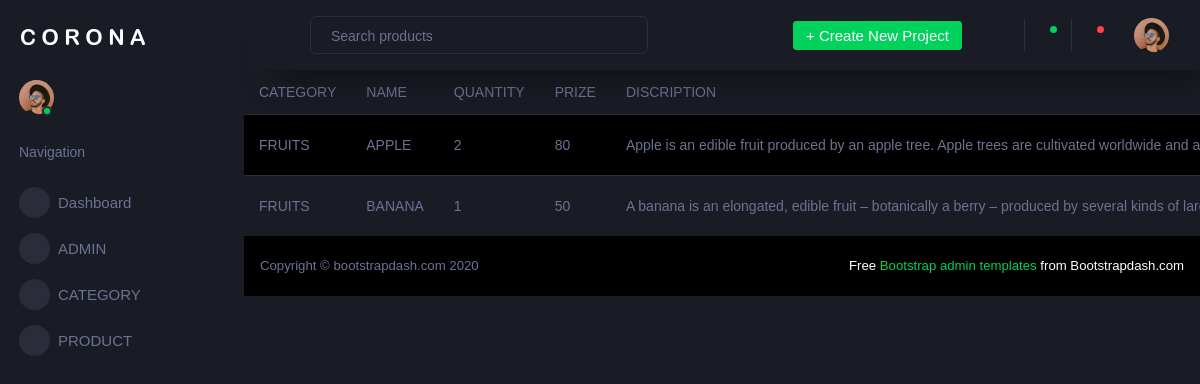
/backend/displayproduct/, run on the app's committed database.
### backend/models.py (models this page shows)
class productdb(models.Model):
    NAME = models.CharField(max_length=100, null=True, blank=True)
    CATEGORY = models.CharField(max_length=100, null=True, blank=True)
    PRIZE = models.IntegerField(null=True, blank=True)
    QUANTITY = models.IntegerField(null=True, blank=True)
    DISCRIPTION = models.CharField(max_length=100, null=True, blank=True)
    IMAGE = models.ImageField(upload_to="profile", null=True, blank=True)

### backend/views.py (the view)
# urls.py: path('displayproduct/', views.displayproduct, name="displayproduct"),
def displayproduct(req):
    data = productdb.objects.all()
    return render(req,"displayproductpage.html", {'data':data})

### backend/templates/displayproductpage.html (shortened to what this page needs)
<!DOCTYPE html>
{% extends 'index.html' %}
{% block content %}
<html lang="en">
<head>
</head>
<body>
<!DOCTYPE html>
<html lang="en">
<head>
</head>
<body>
<div class="table-responsive">
                      <table class="table table-striped">
                        <thead>
                          <tr>
                            <th> CATEGORY </th>
                            <th> NAME </th>
                              <th> QUANTITY </th>
                            <th> PRIZE </th>
                            <th> DISCRIPTION </th>
                          </tr>
                        </thead>
                        <tbody>
                          {% for d in data %}
                          <tr>
                          <td>{{d.CATEGORY }}</td>
                          <td>{{d.NAME }}</td>
                              <td>{{d.QUANTITY }}</td>
                          <td>{{d.PRIZE }}</td>
                          <td>{{d.DISCRIPTION }}</td>
                          </tr>
                            {% endfor %}
                      </table>
                    </div>
</body>
</html>
</body>
</html>
{% endblock %}

### data on the page
productdb: CATEGORY "FRUITS", NAME "APPLE", QUANTITY "2", PRIZE "80", DISCRIPTION "Apple is an edible fruit produced by an apple tree. Apple trees are cultivated worldwide and…"
productdb: CATEGORY "FRUITS", NAME "BANANA", QUANTITY "1", PRIZE "50", DISCRIPTION "A banana is an elongated, edible fruit – botanically a berry – produced by several kinds of…"
